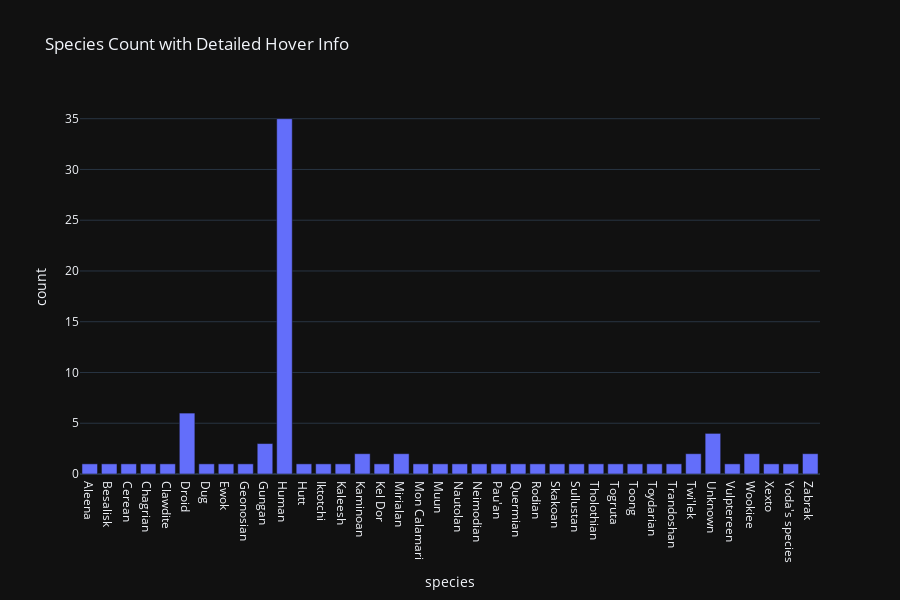

Notebook cell for this chart:
### Markdown cell above
## With species-specific hover-information

### Code cell
species_info = df_cleaned.groupby('species').agg({
    'height': 'mean',
    'mass': 'mean',
    'birth_year': 'mean',
    'name': 'count'  # count of characters per species
}).reset_index()

species_info.rename(columns={'name': 'count'}, inplace=True)

import plotly.express as px

fig = px.bar(species_info,
             x='species',
             y='count',
             hover_data={
                 'height': ':.1f',
                 'mass': ':.1f',
                 'birth_year': ':.0f',
                 'count': True
             },
             title='Species Count with Detailed Hover Info',
             template='plotly_dark',
             width=900,
             height=600)

fig.show()

### Figure 1 — Plotly figure (JSON) as saved in the notebook; plotly's stock layout.template omitted (floating-point values rounded to 4 significant figures)
{"data": [{"customdata": [[79.0, 15.0, 87.57], [198.0, 102.0, 87.57], [198.0, 82.0, 92.0], [196.0, 97.31, 87.57], [168.0, 55.0, 87.57], [138.4, 78.94, 70.45], [112.0, 40.0, 87.57], [88.0, 20.0, 8.0], [183.0, 80.0, 87.57], [208.7, 81.77, 75.71], [177.5, 88.17, 62.44], [175.0, 1358.0, 600.0], [188.0, 97.31, 87.57], [216.0, 159.0, 87.57], [221.0, 92.66, 87.57], [188.0, 80.0, 22.0], [168.0, 53.1, 49.0], [180.0, 83.0, 41.0], [191.0, 97.31, 87.57], [196.0, 87.0, 87.57], [191.0, 90.0, 87.57], [206.0, 80.0, 87.57], [264.0, 97.31, 87.57], [173.0, 74.0, 44.0], [193.0, 48.0, 87.57], [160.0, 68.0, 87.57], [184.0, 50.0, 87.57], [178.0, 57.0, 87.57], [163.0, 65.0, 87.57], [137.0, 97.31, 87.57], [190.0, 113.0, 53.0], [179.0, 76.16, 67.78], [175.0, 85.08, 87.57], [94.0, 45.0, 87.57], [231.0, 124.0, 143.8], [122.0, 97.31, 87.57], [66.0, 17.0, 896.0], [173.0, 88.66, 70.78]], "hovertemplate": "species=%{x}<br>count=%{y}<br>height=%{customdata[0]:.1f}<br>mass=%{customdata[1]:.1f}<br>birth_year=%{customdata[2]:.0f}<extra></extra>", "legendgroup": "", "marker": {"color": "#636efa", "pattern": {"shape": ""}}, "name": "", "orientation": "v", "showlegend": false, "textposition": "auto", "type": "bar", "x": ["Aleena", "Besalisk", "Cerean", "Chagrian", "Clawdite", "Droid", "Dug", "Ewok", "Geonosian", "Gungan", "Human", "Hutt", "Iktotchi", "Kaleesh", "Kaminoan", "Kel Dor", "Mirialan", "Mon Calamari", "Muun", "Nautolan", "Neimodian", "Pau'an", "Quermian", "Rodian", "Skakoan", "Sullustan", "Tholothian", "Togruta", "Toong", "Toydarian", "Trandoshan", "Twi'lek", "Unknown", "Vulptereen", "Wookiee", "Xexto", "Yoda's species", "Zabrak"], "xaxis": "x", "y": [1, 1, 1, 1, 1, 6, 1, 1, 1, 3, 35, 1, 1, 1, 2, 1, 2, 1, 1, 1, 1, 1, 1, 1, 1, 1, 1, 1, 1, 1, 1, 2, 4, 1, 2, 1, 1, 2], "yaxis": "y"}], "layout": {"barmode": "relative", "height": 600, "legend": {"tracegroupgap": 0}, "title": {"text": "Species Count with Detailed Hover Info"}, "width": 900, "xaxis": {"anchor": "y", "domain": [0, 1], "title": {"text": "species"}}, "yaxis": {"anchor": "x", "domain": [0, 1], "title": {"text": "count"}}}}
